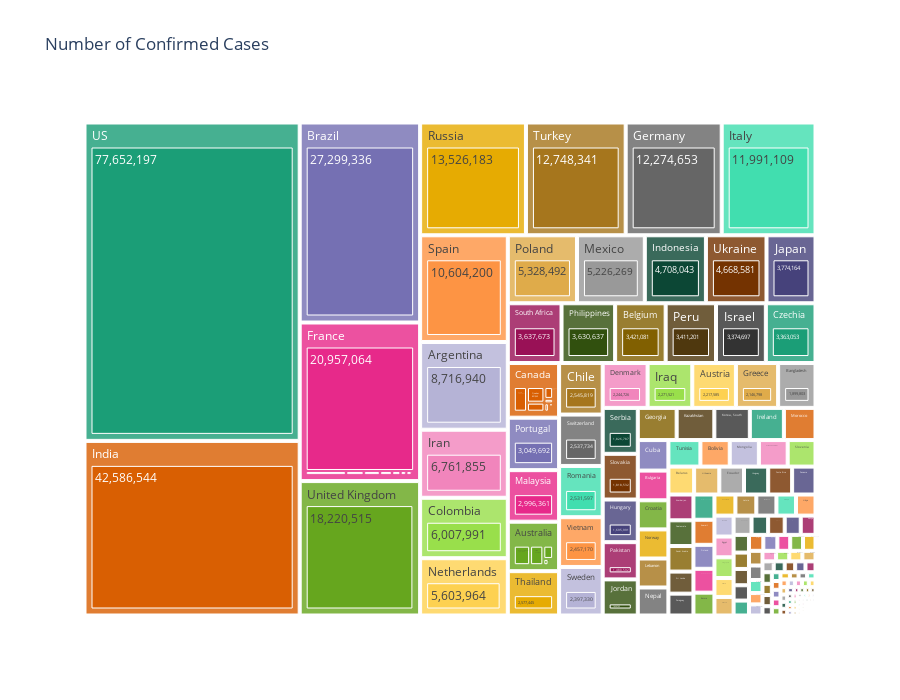

The code cell stored with this chart in its notebook:
### Code cell
fig = px.treemap(full_latest.sort_values(by = 'Confirmed', ascending = False).reset_index(drop = True), 
                path = ['Country', 'ProvinceState'], values = 'Confirmed', height = 700, 
                 title = 'Number of Confirmed Cases', color_discrete_sequence = px.colors.qualitative.Dark2)
fig.data[0].textinfo = 'label+text+value'
fig.show()

### Figure 1 — Plotly figure (JSON) as saved in the notebook; plotly's stock layout.template omitted (floating-point values rounded to 4 significant figures; data arrays with more than 128 entries replaced by an {"elided": "..."} marker saying what was removed)
{"data": [{"branchvalues": "total", "domain": {"x": [0, 1], "y": [0, 1]}, "hovertemplate": "labels=%{label}<br>Confirmed=%{value}<br>parent=%{parent}<br>id=%{id}<extra></extra>", "ids": {"elided": "481 str values"}, "labels": {"elided": "481 str values"}, "name": "", "parents": {"elided": "481 str values"}, "textinfo": "label+text+value", "type": "treemap", "values": {"elided": "481 int values"}}], "layout": {"height": 700, "legend": {"tracegroupgap": 0}, "title": {"text": "Number of Confirmed Cases"}, "treemapcolorway": ["rgb(27,158,119)", "rgb(217,95,2)", "rgb(117,112,179)", "rgb(231,41,138)", "rgb(102,166,30)", "rgb(230,171,2)", "rgb(166,118,29)", "rgb(102,102,102)"]}}
